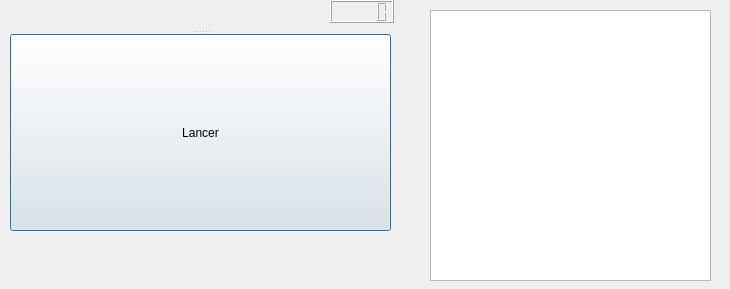
<?xml version="1.0" encoding="UTF-8"?>
<ui version="4.0">
 <class>fen_map</class>
 <widget class="QDialog" name="fen_map">
  <property name="geometry">
   <rect>
    <x>0</x>
    <y>0</y>
    <width>730</width>
    <height>289</height>
   </rect>
  </property>
  <property name="windowTitle">
   <string>Vue d'ensemble</string>
  </property>
  <widget class="QLabel" name="LA_Erreur">
   <property name="geometry">
    <rect>
     <x>10</x>
     <y>10</y>
     <width>111</width>
     <height>16</height>
    </rect>
   </property>
   <property name="text">
    <string/>
   </property>
  </widget>
  <widget class="QSplitter" name="splitter">
   <property name="geometry">
    <rect>
     <x>10</x>
     <y>30</y>
     <width>381</width>
     <height>201</height>
    </rect>
   </property>
   <property name="orientation">
    <enum>Qt::Vertical</enum>
   </property>
   <widget class="QWidget" name="formLayoutWidget">
    <layout class="QFormLayout" name="couche"/>
   </widget>
   <widget class="QPushButton" name="pushButton">
    <property name="text">
     <string>Lancer</string>
    </property>
   </widget>
  </widget>
  <widget class="QLCDNumber" name="lcdNumber">
   <property name="geometry">
    <rect>
     <x>330</x>
     <y>0</y>
     <width>64</width>
     <height>23</height>
    </rect>
   </property>
  </widget>
  <widget class="QTextEdit" name="textEdit">
   <property name="geometry">
    <rect>
     <x>430</x>
     <y>10</y>
     <width>281</width>
     <height>271</height>
    </rect>
   </property>
  </widget>
 </widget>
 <resources/>
 <connections/>
</ui>
